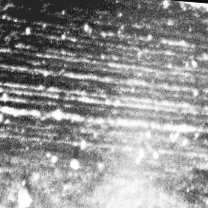
%> input picture input/3.bmp, 208 x 208 px
$ octave main_3.m   (GNU Octave 9; MATLAB toolbox functions it lacks are replaced by stand-ins)
%> lines starting %> are read from the running program, lines starting %| are printed output that depends on the picture
%2017-01-05
% ACF function comparation

close all,clc,clear all;

%imgA = imread('D:\\home\\programming\\vc\\old\\bmp\\3.bmp');
imgA = imread('..\\input\\3.bmp');
%> imgA is the input picture: size 208x208x3 uint8; min 12, max 255, mean 147.3
%imgA = imread('D:\\home\\programming\\vc\\new\\5_Alanis Software\\1_SplitPage\\example2\\resized\\00000110_resized.TIF');

imgA = rgb2gray(imgA); %color->gray
%> imgA: size 208x208 uint8
figure; imshow(imgA);
title('Original image');

%PSD calculation
imgA = double(imgA);
%> imgA: size 208x208 double
img_fft = fft2(imgA);           %spectrum
img_fft(1,1) = 0;               %removing of constant component
%imgB = img_fft.*conj(img_fft); %Power spectrum density
%imgB = sqrt(imgB);             %sqrt(Power spectrum density)
imgB = abs(img_fft);            %sqrt(Power spectrum density)
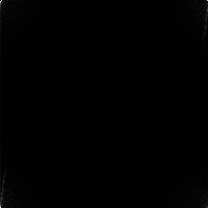
%> imgB: size 208x208 double; min 0, max 873161.7, mean 3910.2; drawn with min black and max white

imgC = fftshift(255*(imgB -min(min(imgB))) /(max(max(imgB)) - min(min(imgB))));
imgClog = log(1+imgB);
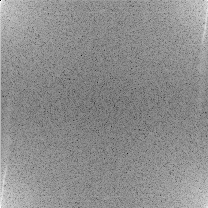
%> imgClog: size 208x208 double; min 0, max 13.68, mean 7.61; drawn with min black and max white
imgClog_norm = fftshift(255*(imgClog -min(min(imgClog))) /(max(max(imgClog)) - min(min(imgClog))));
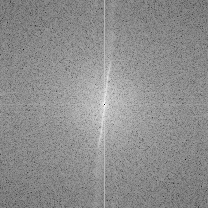
%> imgClog_norm: size 208x208 double; min 0, max 255, mean 141.9

%ACF calculation
imgD = ifft2(imgB);
imgD(1,1) = 0;
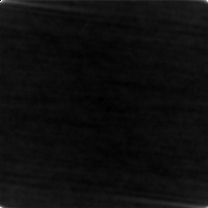
%> imgD: size 208x208 double; min -117.3, max 1929.8, mean -0.1; drawn with min black and max white
imgE = 255*(imgD -min(min(imgD))) /(max(max(imgD)) - min(min(imgD)));
imgE = fftshift(imgE);
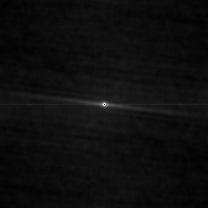
%> imgE: size 208x208 double; min 0, max 255, mean 14.6; mean of the top-left, top-right, bottom-left and bottom-right quarters 14.1, 14.8, 14.9, 14.6


%output
imwrite(uint8(imgC),'..\\output\\PSD_m.jpg');
imwrite(uint8(imgE),'..\\output\\ACF_m.jpg');
imwrite(uint8(imgClog_norm),'..\\output\\PSD_log_m.jpg');
figure, imshow(uint8(imgC));
title('Power spectrum density');
figure, imshow(uint8(imgClog_norm));
title('Power spectrum density Log');
figure, imshow(uint8(imgE));
title('Auto correlation function');

$ run again, with input/00000110_resized.TIF saved as input/3.bmp
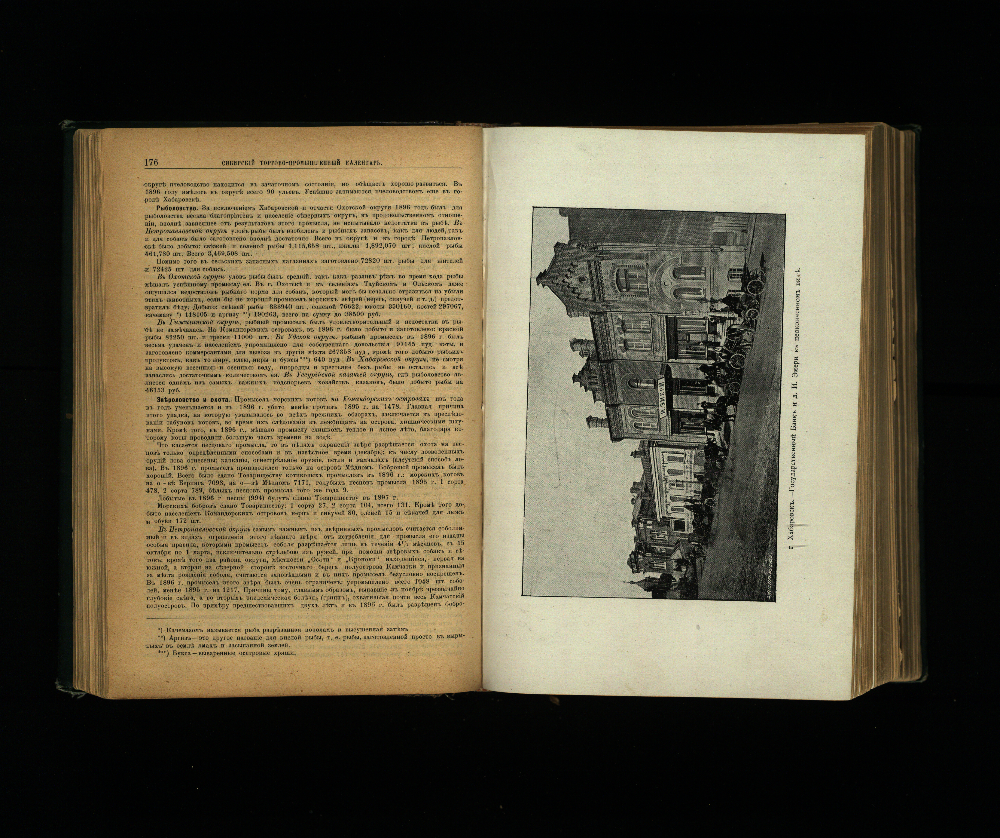
%> input picture input/00000110_resized.TIF, 1000 x 838 px
%> imgA is the input picture: size 838x1000x3 uint8; mean R, G, B 89, 81.5, 62.2
%> `imgClog_norm = fftshift(255*(imgClog -min(min(imgClog))) /(max(max(img..`:
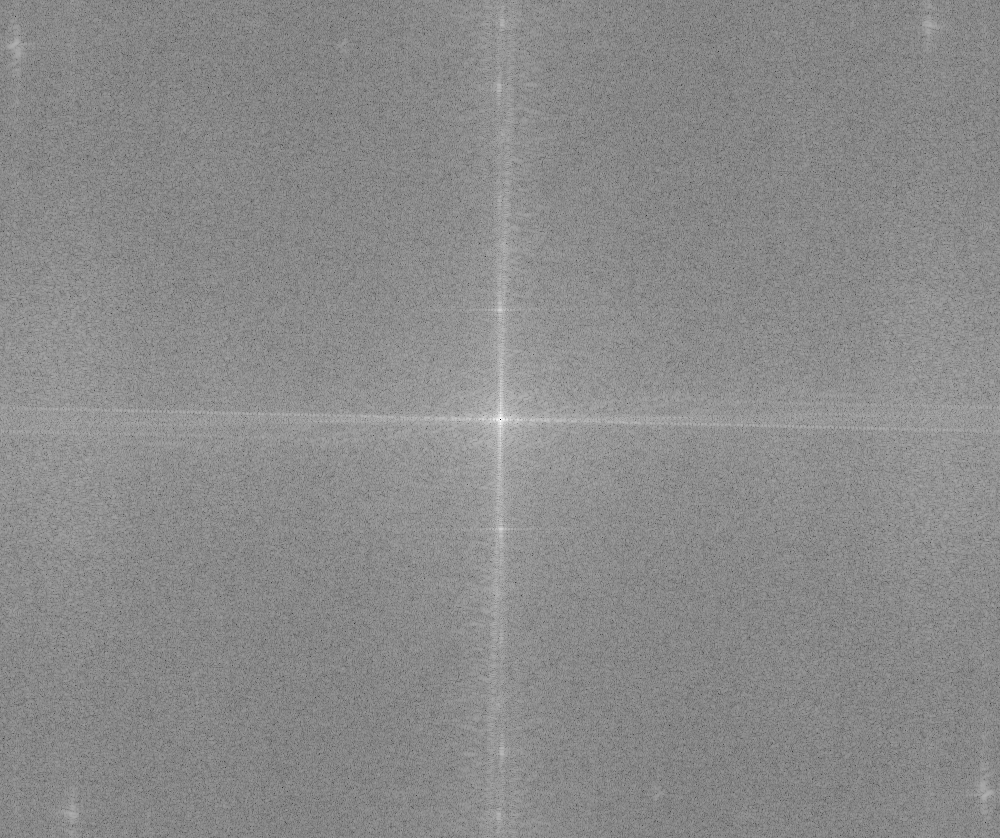
%> imgClog_norm: size 838x1000 double; min 0, max 255, mean 138.8
%> `imwrite(uint8(imgE),'..\\output\\ACF_m.jpg');`:
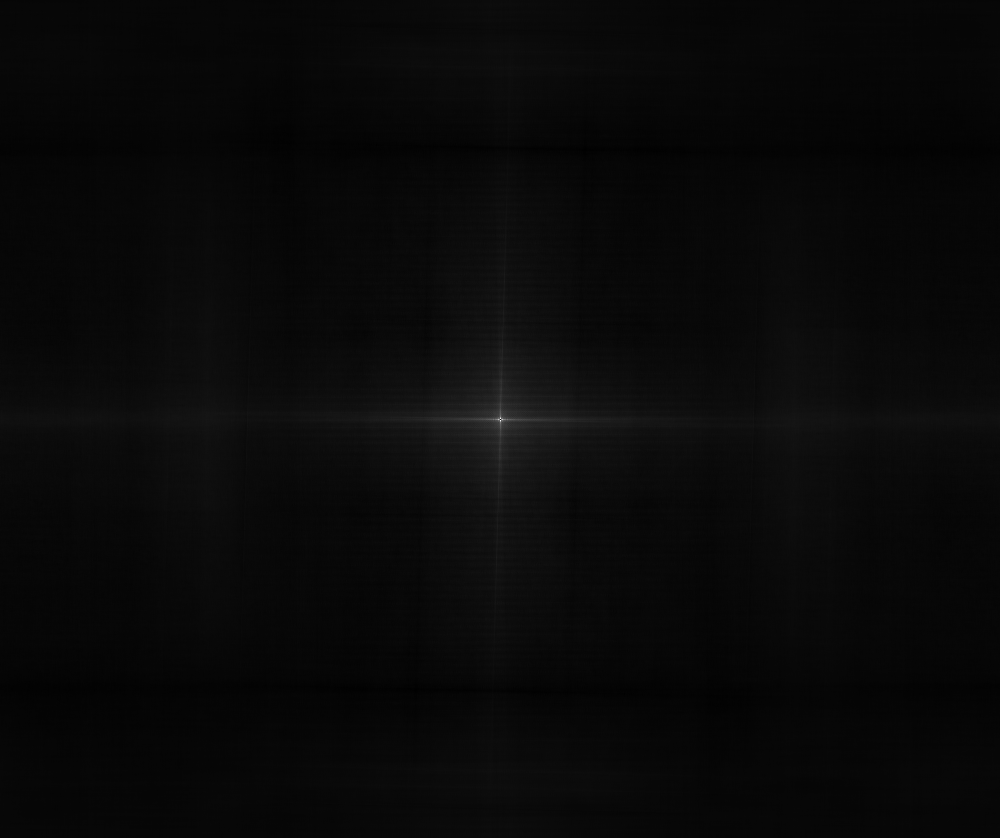
%> saved as ACF_m.jpg: size 838x1000 uint8; min 0, max 255, mean 8.9; mean of the top-left, top-right, bottom-left and bottom-right quarters 9, 8.8, 8.8, 9

$ run again, with input/4.bmp copied over input/3.bmp
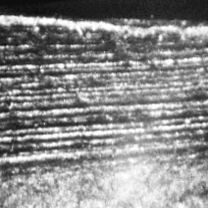
%> input picture input/4.bmp, 208 x 208 px
%> imgA is the input picture: size 208x208x3 uint8; min 14, max 255, mean 139.1
%> `imgClog_norm = fftshift(255*(imgClog -min(min(imgClog))) /(max(max(img..`:
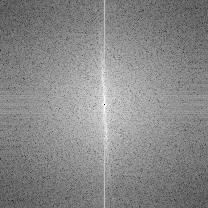
%> imgClog_norm: size 208x208 double; min 0, max 255, mean 136.2
%> `imwrite(uint8(imgC),'..\\output\\PSD_m.jpg');`:
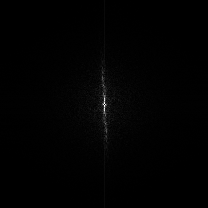
%> saved as PSD_m.jpg: size 208x208 uint8; min 0, max 255, mean 1.6

$ run again, with input/6.bmp copied over input/3.bmp
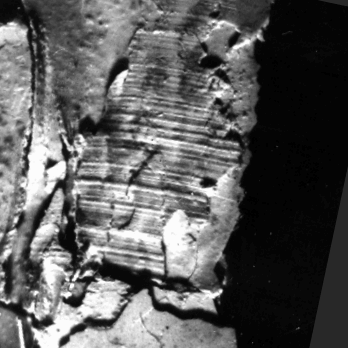
%> input picture input/6.bmp, 348 x 348 px
%> imgA is the input picture: size 348x348x3 uint8; min 0, max 252, mean 90.5
%> `imgClog_norm = fftshift(255*(imgClog -min(min(imgClog))) /(max(max(img..`:
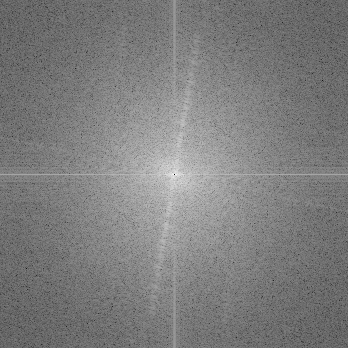
%> imgClog_norm: size 348x348 double; min 0, max 255, mean 125.9
%> `imwrite(uint8(imgE),'..\\output\\ACF_m.jpg');`:
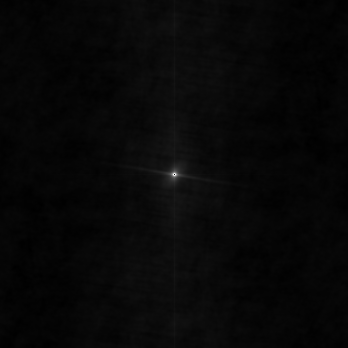
%> saved as ACF_m.jpg: size 348x348 uint8; min 0, max 255, mean 7.3; mean of the top-left, top-right, bottom-left and bottom-right quarters 7.3, 7.2, 7.1, 7.5
